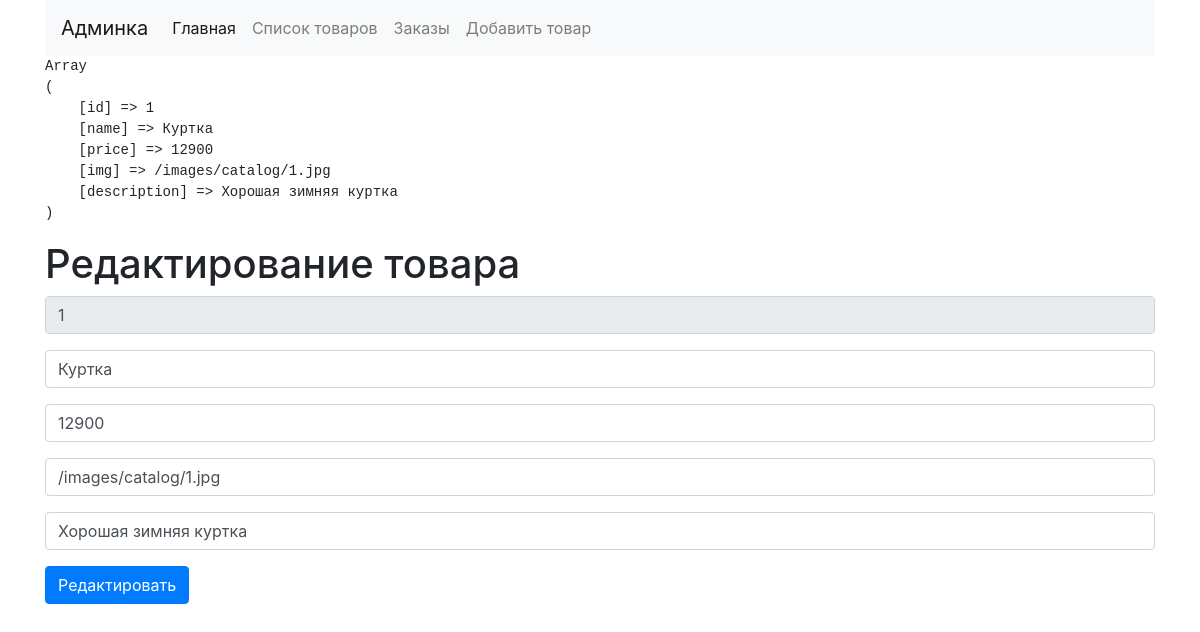
Page /admin/editproduct.php?id=1 on the earlier database version.
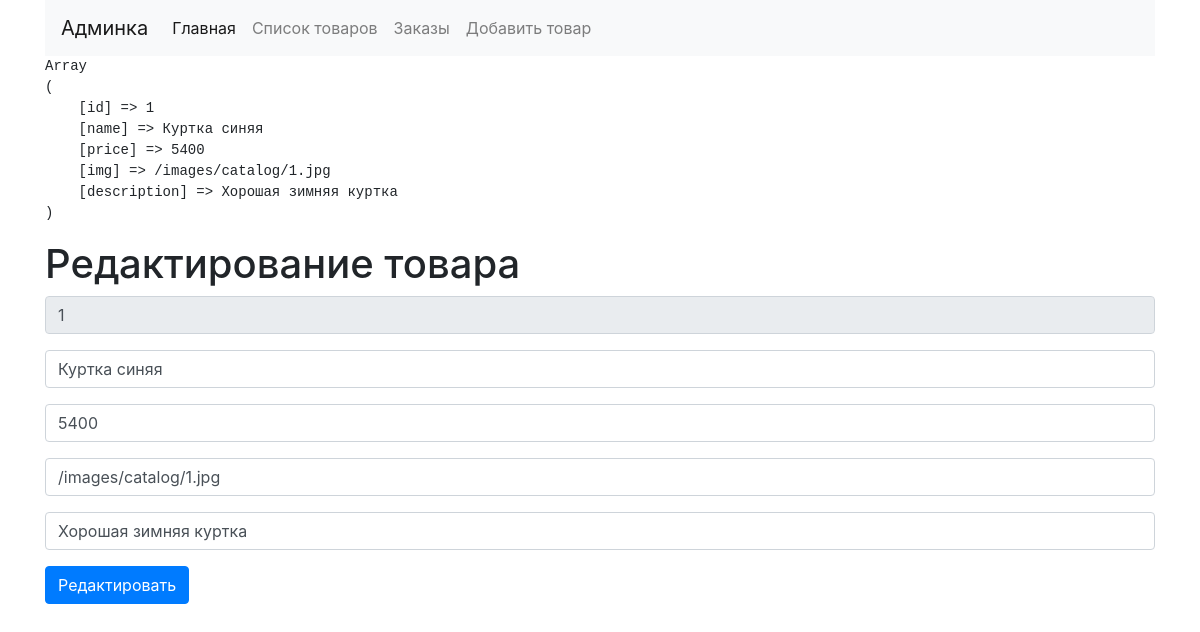
Same page on the later database version.
### tables this page shows
CREATE TABLE IF NOT EXISTS `products` (
  `id` int(11) NOT NULL AUTO_INCREMENT,
  `name` varchar(100) NOT NULL,
  `price` float NOT NULL,
  `img` varchar(255) NOT NULL,
  `description` text NOT NULL,
  PRIMARY KEY (`id`)
);

### admin/editproduct.php (the view, shortened to what this page needs)
<?php
    include('parts/header.php');
    if( !empty($_GET['id']) ){
        $id = $_GET['id'];
        $sql_product = "SELECT * FROM products WHERE id = {$id}";
        $result_product = mysqli_query($link, $sql_product);
        $data_product = mysqli_fetch_assoc($result_product);
    }else{
        header('Location: /admin/products.php');
    }
?>
<div class="row">
    <div class="col-12">
        <h1>Редактирование товара</h1>
        <form method="POST">
            <div class="form-group">
                <input type="text" name="id" readonly value="<?=$data_product['id']?>" class="form-control" placeholder="id">
            </div>
            <div class="form-group">
                <input type="text" name="name" value="<?=$data_product['name']?>" class="form-control" placeholder="name">
            </div>
            <div class="form-group">
                <input type="text" name="price" value="<?=$data_product['price']?>" class="form-control" placeholder="price">
            </div>
            <div class="form-group">
                <input type="text" name="img" value="<?=$data_product['img']?>" class="form-control" placeholder="img">
            </div>
            <div class="form-group">
                <input type="text" name="description" value="<?=$data_product['description']?>" class="form-control" placeholder="description">
            </div>
            <button type="submit" class="btn btn-primary">Редактировать</button>
        </form>
    </div>
</div>
<?php include('parts/footer.php'); ?>

Differences in the rows shown:
changed products "/images/catalog/1.jpg": name "Куртка" → "Куртка синяя"; price "12900" → "5400"
Other differences:
text no longer shown: "Array ( [id] => 1 [name] => Куртка [price] => 12900 [img] => /images/catalog/1.jpg [description] => Хорошая зимняя куртка )"
text now shown: "Array ( [id] => 1 [name] => Куртка синяя [price] => 5400 [img] => /images/catalog/1.jpg [description] => Хорошая зимняя куртка )"
